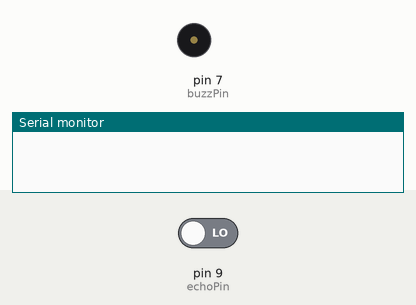
A sketch run on a simulated Arduino Uno, built with avr-gcc and run on an emulated ATmega328P. Shown: buzzer (waves = sounding), the last lines printed to the serial monitor. The test bench sets the inputs (shaded band); at power-on: pin 9 (echoPin) LOW.

Above: at 0.1 s.
At 2.1 s:
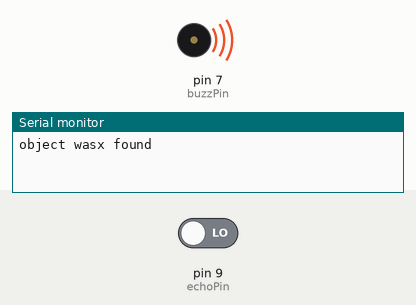
Timing chart, 0 to 3.6 s (numbered marks = the images above):
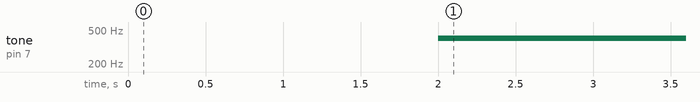

The sketch:

uses_ultrfasonic_sensor_with_buzzer.ino
```cpp
// Define pins for ultrasonic and buzzer
int const trigPin = 10;
int const echoPin = 9;
int const buzzPin = 7;
void setup()
{
pinMode(trigPin, OUTPUT); // trig pin will have pulses output
pinMode(echoPin, INPUT); // echo pin should be input to get pulse width

pinMode(buzzPin, OUTPUT); // buzz pin is output to control buzzering
Serial.begin(9600);
}
void loop()
{
  int duration,distance;
digitalWrite(trigPin,HIGH);
delay(1000);
digitalWrite(trigPin,LOW);
duration = pulseIn(echoPin, HIGH);
    distance = (duration/2) / 29.1;
    if(distance<100 )
    {
       Serial.println("object wasx found");
       tone(buzzPin,400);
    }
    else if(distance<200)
    {
       tone(buzzPin,300);
    }
     else if(distance<300)
     {
     tone(buzzPin,200);
    }
}
```

Measured:
- by itself, tone on pin 7 (buzzPin): silent → 400 Hz at 2.0 s
